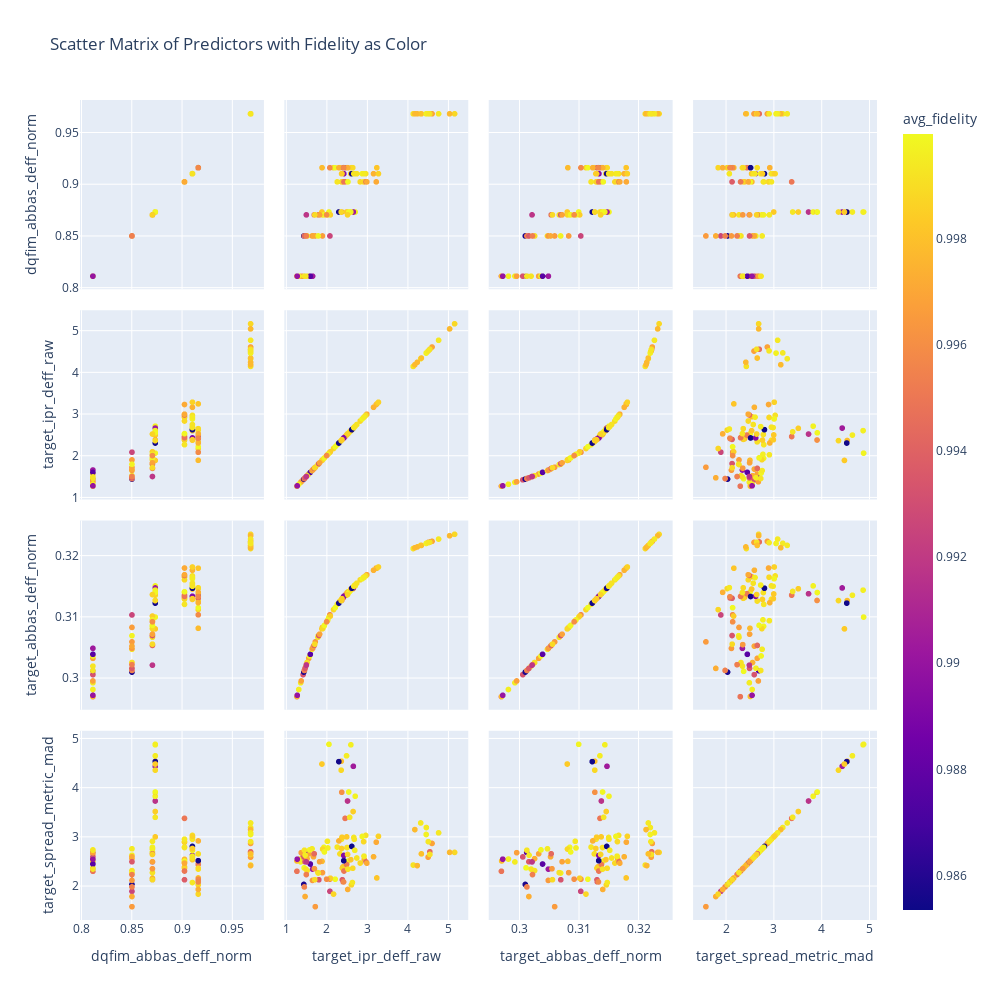

The notebook cell saved with this chart:
### Code cell
import plotly.express as px
predictor_metrics = [
 
    # 'error',
   'dqfim_abbas_deff_norm','target_ipr_deff_raw','target_abbas_deff_norm','target_spread_metric_mad'

]
metrics_to_visualize = [
    "test_key",
    'avg_fidelity',
    
]
metrics_to_visualize.extend(predictor_metrics)
df_viz = df_final[metrics_to_visualize].dropna()

fig = px.scatter_matrix(
    df_viz,
    dimensions=predictor_metrics,
    color="avg_fidelity",        # Use fidelity as the color dimension
    hover_data=["test_key"],      # Show test_key on hover
    title="Scatter Matrix of Predictors with Fidelity as Color"
)
fig.update_layout(width=1000, height=1000)
fig.show()
